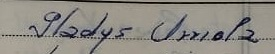
#> input picture IMGPrueba.jpg, 275 x 54 px, found by its file name
$ python PruebasPreProcesamiento.py
#> lines starting #> are read from the running program, lines starting #| are printed output that depends on the picture; after the words box and inside, x2 and y2 are one past the last pixel; in counts of white or black regions, pixels touching at a corner belong together
import cv2
import numpy as np

# Cargar la imagen
img = cv2.imread("IMGPrueba.jpg", cv2.IMREAD_GRAYSCALE)
#> img: shape (54, 275); min 0, max 191, mean 138.8

# Aplicar umbral adaptativo
binary_img = cv2.adaptiveThreshold(img, 255, cv2.ADAPTIVE_THRESH_MEAN_C, cv2.THRESH_BINARY_INV, 11, 4)
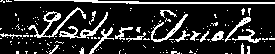
#> binary_img: shape (54, 275); 17.3% white in thin lines or dots

# Aplicar operaciones morfológicas para limpiar y resaltar las letras
kernel = np.ones((3,3),np.uint8)
opening = cv2.morphologyEx(binary_img, cv2.MORPH_OPEN, kernel, iterations=1)
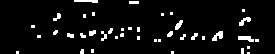
#> opening: shape (54, 275); 5.7% white; 40 white regions (25 under 20 px), largest, box (x1, y1, x2, y2) and area: (238, 36, 254, 42) 66, (212, 31, 223, 41) 65, (74, 0, 98, 3) 54
result = cv2.bitwise_and(binary_img, opening)

# Mostrar la imagen resultante
cv2.imshow("Resultado", result)
cv2.waitKey(0)
cv2.destroyAllWindows()

$ run again, with IMG-20231124-WA0015.jpg copied over IMGPrueba.jpg
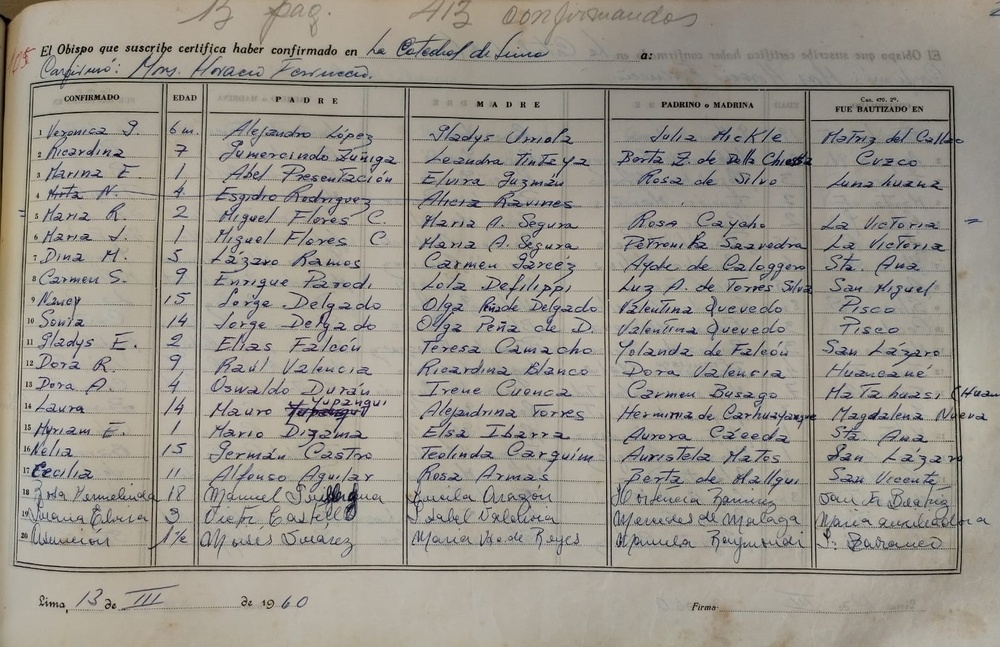
#> input picture IMG-20231124-WA0015.jpg, 1000 x 647 px, shrunk from 1599 x 1035 before the run, found by its file name
#> `binary_img = cv2.adaptiveThreshold(img, 255, cv2.ADAPTIVE_THRESH_MEAN_..`:
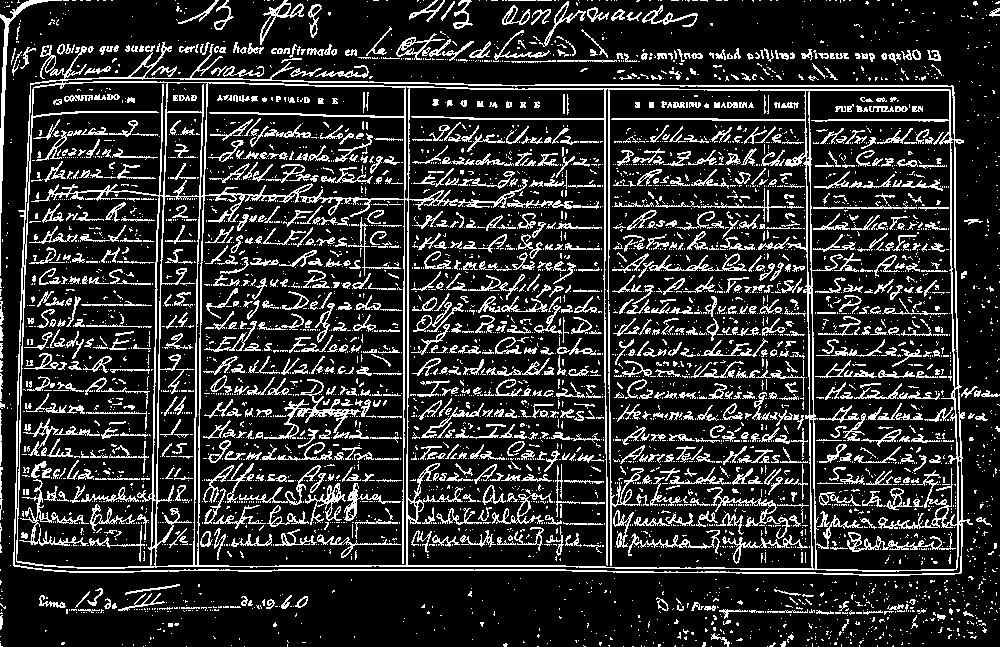
#> binary_img: shape (647, 1000); 17.9% white in thin lines or dots
#> `opening = cv2.morphologyEx(binary_img, cv2.MORPH_OPEN, kernel, iterati..`:
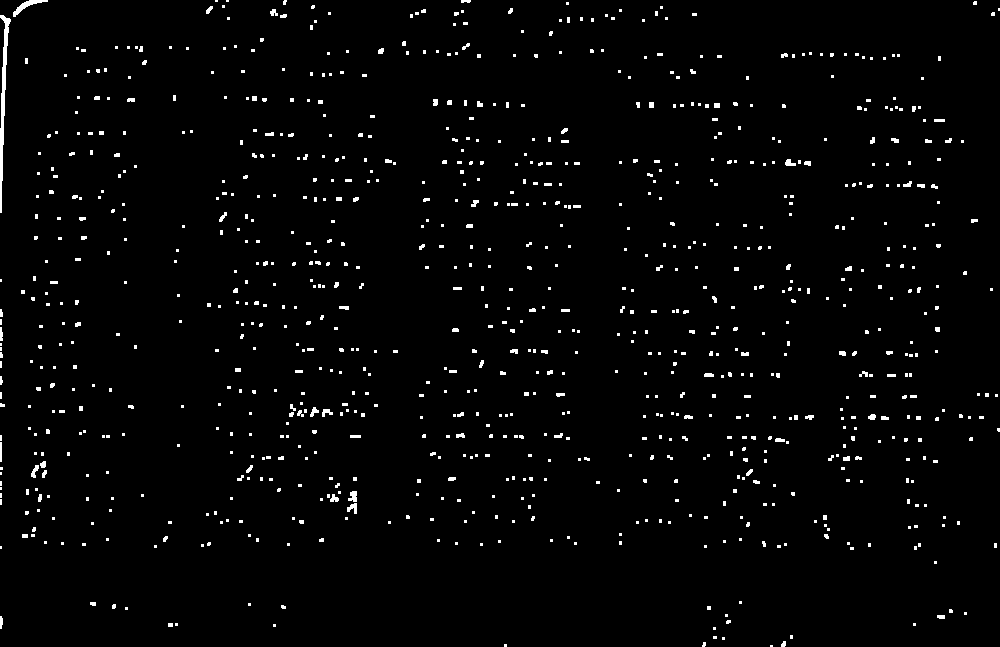
#> opening: shape (647, 1000); 2.1% white; 941 white regions (793 under 20 px), largest, box (x1, y1, x2, y2) and area: (0, 15, 11, 213) 700, (13, 0, 48, 17) 166, (348, 491, 357, 502) 72
